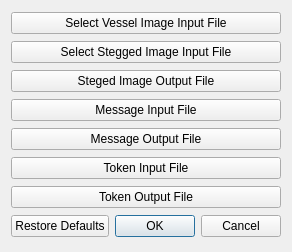
<?xml version="1.0" encoding="UTF-8"?>
<ui version="4.0">
 <class>all_widget_container</class>
 <widget class="QWidget" name="all_widget_container">
  <property name="geometry">
   <rect>
    <x>0</x>
    <y>0</y>
    <width>273</width>
    <height>252</height>
   </rect>
  </property>
  <property name="windowTitle">
   <string>Form</string>
  </property>
  <layout class="QVBoxLayout" name="verticalLayout">
   <item>
    <widget class="QPushButton" name="vessel_input_button">
     <property name="enabled">
      <bool>true</bool>
     </property>
     <property name="text">
      <string>Select Vessel Image Input File</string>
     </property>
    </widget>
   </item>
   <item>
    <widget class="QPushButton" name="stegged_input_button">
     <property name="text">
      <string>Select Stegged Image Input File</string>
     </property>
    </widget>
   </item>
   <item>
    <widget class="QPushButton" name="stegged_output_button">
     <property name="text">
      <string>Steged Image Output File</string>
     </property>
    </widget>
   </item>
   <item>
    <widget class="QPushButton" name="message_input_button">
     <property name="text">
      <string>Message Input File</string>
     </property>
    </widget>
   </item>
   <item>
    <widget class="QPushButton" name="message_output_button">
     <property name="text">
      <string>Message Output File</string>
     </property>
    </widget>
   </item>
   <item>
    <widget class="QPushButton" name="token_input_button">
     <property name="text">
      <string>Token Input File</string>
     </property>
    </widget>
   </item>
   <item>
    <widget class="QPushButton" name="token_output_button">
     <property name="text">
      <string>Token Output File</string>
     </property>
    </widget>
   </item>
   <item>
    <widget class="QDialogButtonBox" name="button_box">
     <property name="standardButtons">
      <set>QDialogButtonBox::StandardButton::Cancel|QDialogButtonBox::StandardButton::Ok|QDialogButtonBox::StandardButton::RestoreDefaults</set>
     </property>
    </widget>
   </item>
  </layout>
 </widget>
 <resources/>
 <connections/>
</ui>
